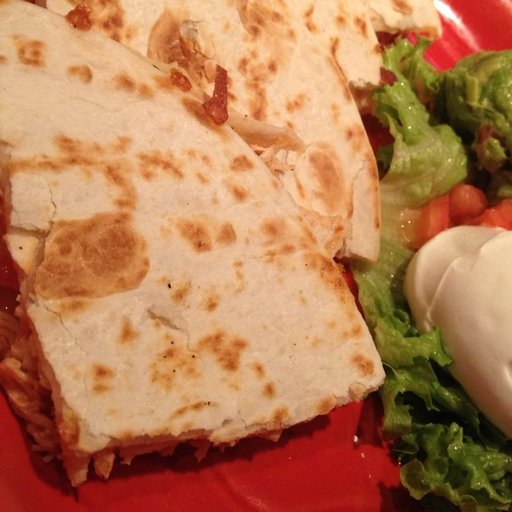
#> input picture Images_comp/0.jpg, 512 x 512 px; its folder holds only this picture in this run
$ jupyter execute SVD_image_compression.ipynb
#> lines starting #> are read from the running program, lines starting #| are printed output that depends on the picture
# Computational Linear Algebra
### Using SVD for image compression
Juan Camilo Sarmiento - Equinox - Plan Semilla - Data Science

[cell 1]
import numpy as np
import matplotlib.pyplot as plt
import cv2
import os
import glob

[cell 2]
images_path=os.path.join(os.getcwd(),"Images_comp")
images=[]
images.extend(cv2.imread(img_path) for img_path in glob.glob(os.path.join(images_path,"*.jpg")))
# for i,image in enumerate(images):
#     images[i]=cv2.cvtColor(image,cv2.COLOR_BGR2RGB)
plt.imshow(cv2.cvtColor(images[0],cv2.COLOR_BGR2RGB))
#> in compress_image_3ch, compressed is the input picture: shape (512, 512, 3); mean B, G, R 82.2, 122.4, 181.7

[cell 3]
def compress_image_1ch(percentage,image):
    # print(image.shape)
#> called with percentage = 0.03
    U,S,V=np.linalg.svd(image,full_matrices=False)
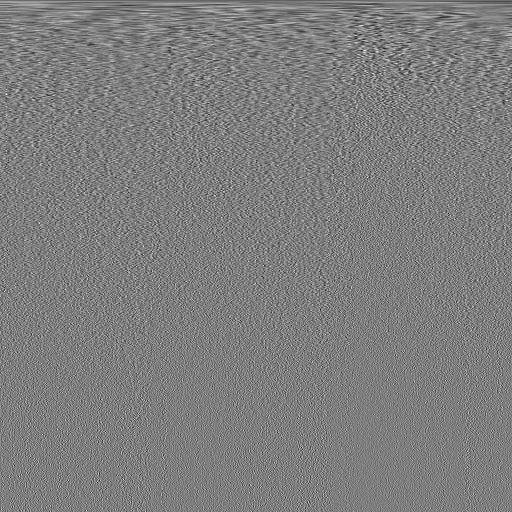
#> V: shape (512, 512) float64; min -0.246, max 0.251, mean -9.7e-05; drawn with min black and max white
#> S = 512 values, max 46693.8 at index 0, min 0.0243 at index 511, mean 334.1
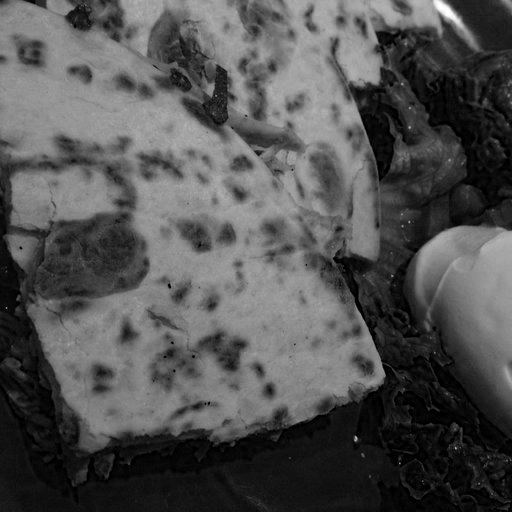
#> image: shape (512, 512); min 0, max 255, mean 82.2
    S=np.diag(S)
    i=int(S.shape[0]*percentage)
#> i = 15
    compressed=np.matmul(U[:,:i],np.matmul(S[:i,:i],V[:i,:]))
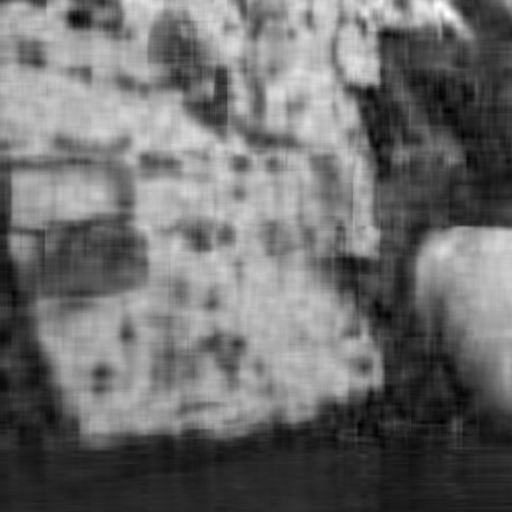
#> compressed: shape (512, 512) float64; min -16.6, max 212.2, mean 82.1; drawn with min black and max white
    compressed=np.clip(compressed,0,255)
    compressed=compressed.astype(np.uint8)
    return compressed,U,S,V

def compress_image_3ch(percentage,image):
    compressed=image.copy()
    compressed[:,:,0],_,_,_=compress_image_1ch(percentage,image[:,:,0])
#> compressed: shape (512, 512, 3)
    compressed[:,:,1],_,_,_=compress_image_1ch(percentage,image[:,:,1])
#> call 2 of compress_image_1ch, with percentage = 0.03
#> in compress_image_1ch (call 2), `U,S,V=np.linalg.svd(image,full_matrices=False)`:
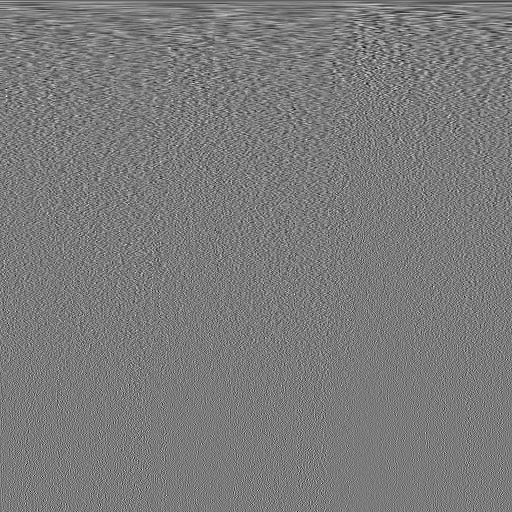
#> V: shape (512, 512) float64; min -0.229, max 0.244, mean -9.5e-05; drawn with min black and max white
#> in compress_image_1ch (call 2), `U,S,V=np.linalg.svd(image,full_matrices=False)`: S = 512 values, max 67749.6 at index 0, min 0.0634 at index 511, mean 392
#> in compress_image_1ch (call 2), `U,S,V=np.linalg.svd(image,full_matrices=False)`:
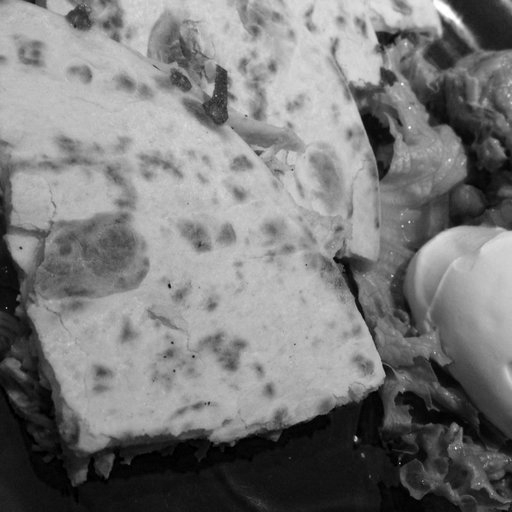
#> image: shape (512, 512); min 0, max 255, mean 122.4
#> compressed: shape (512, 512, 3)
    compressed[:,:,2],_,_,_=compress_image_1ch(percentage,image[:,:,2])
#> call 3 of compress_image_1ch, with percentage = 0.03
#> in compress_image_1ch (call 3), `U,S,V=np.linalg.svd(image,full_matrices=False)`:
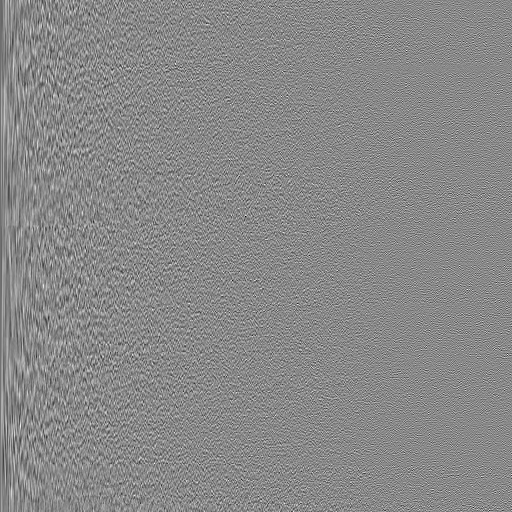
#> U: shape (512, 512) float64; min -0.265, max 0.228, mean -9.14e-05; drawn with min black and max white
#> in compress_image_1ch (call 3), `U,S,V=np.linalg.svd(image,full_matrices=False)`:
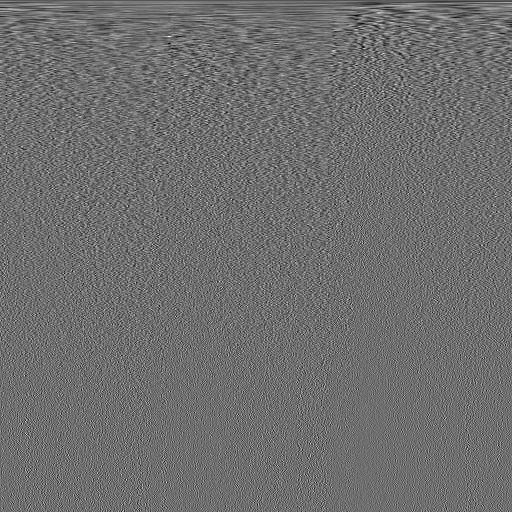
#> V: shape (512, 512) float64; min -0.213, max 0.277, mean -9.53e-05; drawn with min black and max white
#> in compress_image_1ch (call 3), `U,S,V=np.linalg.svd(image,full_matrices=False)`: S = 512 values, max 96076.3 at index 0, min 0.0407 at index 511, mean 422.5
#> in compress_image_1ch (call 3), `U,S,V=np.linalg.svd(image,full_matrices=False)`:
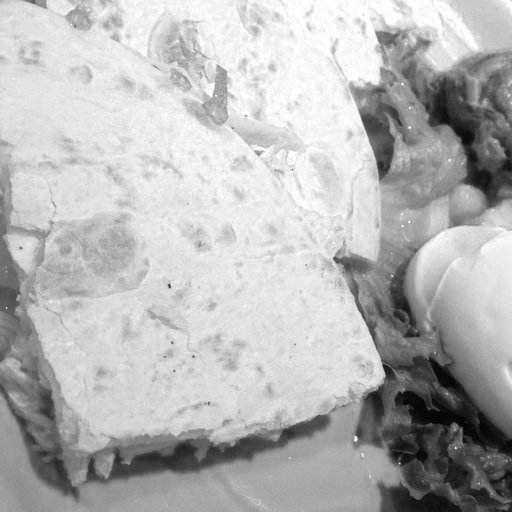
#> image: shape (512, 512); min 1, max 255, mean 181.7
#> in compress_image_1ch (call 3), `compressed=np.matmul(U[:,:i],np.matmul(S[:i,:i],V[:i,:]))`:
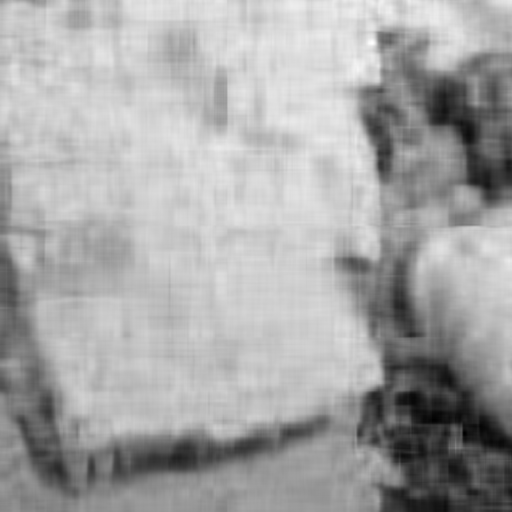
#> compressed: shape (512, 512) float64; min -8.4, max 282.8, mean 181.7; drawn with min black and max white
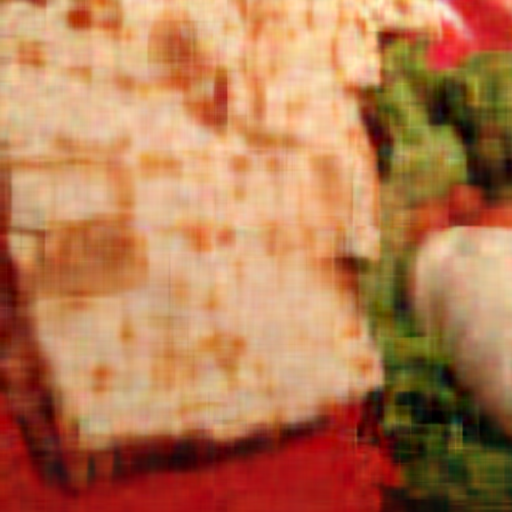
#> compressed: shape (512, 512, 3); mean B, G, R 81.7, 121.9, 181.2
    return compressed

[cell 4]
test_image=compress_image_3ch(0.03,images[0])
cv2.imwrite(os.path.join(os.getcwd(),"Images_comp","image0_3percent.jpg"),test_image,[cv2.IMWRITE_JPEG_QUALITY,100])
plt.imshow(cv2.cvtColor(test_image,cv2.COLOR_BGR2RGB))

[cell 5]
test_image=compress_image_3ch(0.1,images[0])
cv2.imwrite(os.path.join(os.getcwd(),"Images_comp","image0_10percent.jpg"),test_image,[cv2.IMWRITE_JPEG_QUALITY,100])
plt.imshow(cv2.cvtColor(test_image,cv2.COLOR_BGR2RGB))

$ run again, on Images_comp/1.jpg
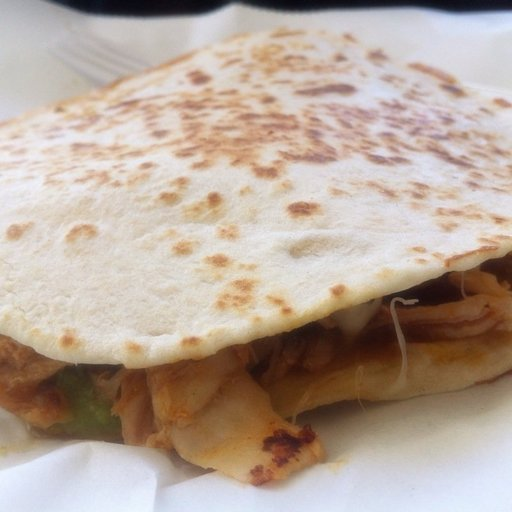
#> input picture Images_comp/1.jpg, 512 x 512 px
#> in compress_image_3ch, compressed is the input picture: shape (512, 512, 3); mean B, G, R 153.3, 165.5, 182.1
#> in compress_image_1ch, `U,S,V=np.linalg.svd(image,full_matrices=False)`: S = 512 values, max 84023 at index 0, min 0.00857 at index 511, mean 368.7
#> in compress_image_1ch (call 3), `U,S,V=np.linalg.svd(image,full_matrices=False)`:
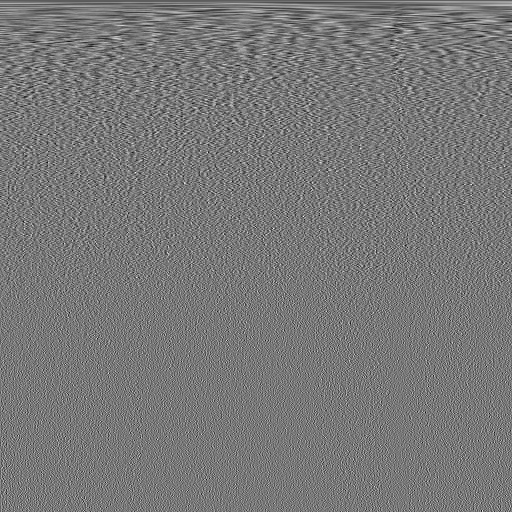
#> V: shape (512, 512) float64; min -0.203, max 0.227, mean -8.46e-05; drawn with min black and max white
#> in compress_image_1ch (call 3), `U,S,V=np.linalg.svd(image,full_matrices=False)`: S = 512 values, max 95807.9 at index 0, min 0.000893 at index 511, mean 345.8
#> in compress_image_1ch (call 3), `compressed=np.matmul(U[:,:i],np.matmul(S[:i,:i],V[:i,:]))`:
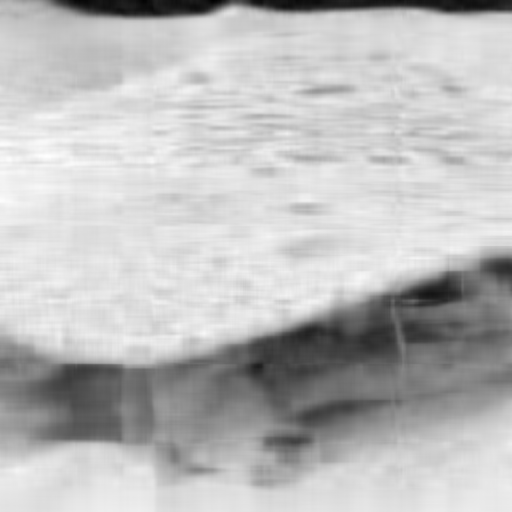
#> compressed: shape (512, 512) float64; min -7.23, max 248.8, mean 182.1; drawn with min black and max white
